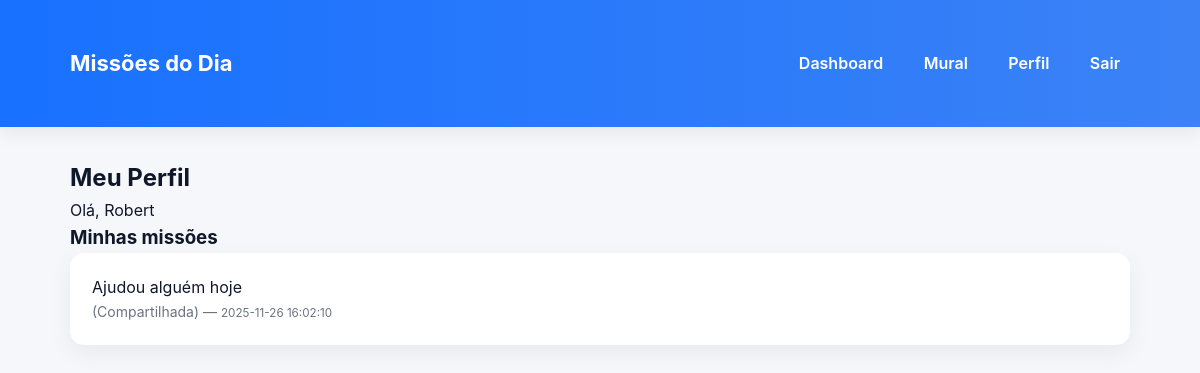
Screenshot of /pages/perfil.php (signed in) with the database file from the repository.
### tables this page shows
CREATE TABLE IF NOT EXISTS usuarios (
  id INT AUTO_INCREMENT PRIMARY KEY,
  nome VARCHAR(120) NOT NULL,
  email VARCHAR(150) NOT NULL UNIQUE,
  senha_hash VARCHAR(255) NOT NULL,
  criado_em TIMESTAMP DEFAULT CURRENT_TIMESTAMP
);

CREATE TABLE IF NOT EXISTS missoes (
  id INT AUTO_INCREMENT PRIMARY KEY,
  id_usuario INT NOT NULL,
  texto TEXT NOT NULL,
  experiencia TEXT,
  publico TINYINT(1) DEFAULT 0,
  criado_em TIMESTAMP DEFAULT CURRENT_TIMESTAMP,
  FOREIGN KEY (id_usuario) REFERENCES usuarios(id) ON DELETE CASCADE
);

### php/functions.php (called while the page is built, shortened)
<?php
function isLoggedIn() {
    return !empty($_SESSION['user_id']);
}
function getUserName($conn, $user_id) {
    $stmt = $conn->prepare('SELECT nome FROM usuarios WHERE id = ? LIMIT 1');
    $stmt->bind_param('i', $user_id);
    $stmt->execute();
    $res = $stmt->get_result()->fetch_assoc();
    return $res['nome'] ?? null;
}
?>

### pages/perfil.php (the view, shortened to what this page needs)
<?php require_once '../php/db.php'; require_once '../php/functions.php'; requireLogin(); ?>
<!doctype html>
<html lang="pt-BR">
<head><meta charset="utf-8"><meta name="viewport" content="width=device-width,initial-scale=1"><title>Perfil</title><link rel="stylesheet" href="../css/style.css"></head>
<body>
<header class="site-header">
    <div class="container">
      <h1>Missões do Dia</h1>
      <nav>
        <?php if(isLoggedIn()): ?>
          <a href="dashboard.php">Dashboard</a>
          <a href="mural.php">Mural</a>
          <a href="perfil.php">Perfil</a>
          <a href="logout.php">Sair</a>
        <?php endif; ?>
      </nav>
    </div>
  </header>
  <main class="container">
    <h2>Meu Perfil</h2>
    <p>Olá, <?= htmlspecialchars(getUserName($conn, $_SESSION['user_id'])) ?></p>
    <h3>Minhas missões</h3>
    <?php
    $stmt = $conn->prepare('SELECT texto, publico, criado_em FROM missoes WHERE id_usuario = ? ORDER BY criado_em DESC');
    $stmt->bind_param('i', $_SESSION['user_id']); $stmt->execute();
    $stmt->bind_result($texto, $publico, $criado_em);
    while ($stmt->fetch()) {
        $pub = $publico ? '(Compartilhada)' : '(Privada)';
        echo "<div class='card'><p>" . htmlspecialchars($texto) . "</p><p class='muted'>$pub — <small>$criado_em</small></p></div>";
    }
    ?>
  </main>
</body>
</html>

### css/style.css (style rules this page uses)
:root { --bg:#f5f7fa; --card:#ffffff; --accent:#3b82f6; --accent-dark:#2563eb; --muted:#6b7280; --text:#0f172a; --radius:14px; --shadow:0 8px 24px rgba(0,0,0,0.06); }
* { box-sizing:border-box;margin:0;padding:0;font-family:'Inter',system-ui,Arial }
body { background:var(--bg); color:var(--text); line-height:1.6; }
.container { max-width:1100px; margin:32px auto; padding:0 20px; }
.site-header { background:var(--accent); color:white; padding:18px 0; box-shadow:0 4px 20px rgba(0,0,0,0.08); }
.site-header .container { display:flex; align-items:center; justify-content:space-between; }
.site-header h1 { margin:0; font-size:22px; font-weight:700; }
.site-header nav a { color:white; margin-left:16px; text-decoration:none; font-weight:600; padding:6px 10px; border-radius:8px; transition:0.2s; }
.card { background:var(--card); padding:22px; border-radius:var(--radius); box-shadow:var(--shadow); margin-bottom:18px; transition:0.25s ease; }
.muted { color:var(--muted); font-size:14px; }
.site-header { background: linear-gradient(90deg, #1871FF, #3b82f6); padding: 14px 0; box-shadow: 0 4px 20px rgba(0,0,0,0.08); }

### rows the page displays
usuarios: nome "Robert"
missoes: texto "Ajudou alguém hoje", publico "(Compartilhada)", criado_em "2025-11-26 16:02:10"
